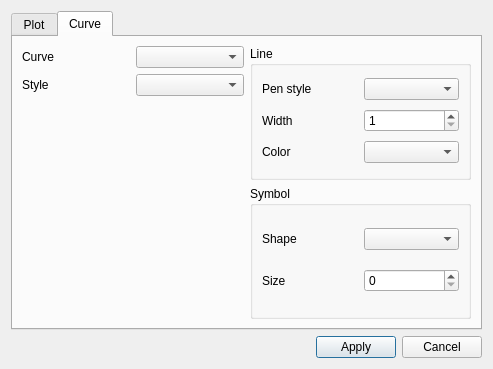
<?xml version="1.0" encoding="UTF-8"?>
<ui version="4.0">
 <class>PlotDialog</class>
 <widget class="QDialog" name="PlotDialog">
  <property name="geometry">
   <rect>
    <x>0</x>
    <y>0</y>
    <width>471</width>
    <height>364</height>
   </rect>
  </property>
  <property name="windowTitle">
   <string>Plot settings</string>
  </property>
  <layout class="QVBoxLayout" name="verticalLayout_4">
   <item>
    <widget class="QTabWidget" name="tabWidget">
     <property name="currentIndex">
      <number>1</number>
     </property>
     <widget class="QWidget" name="tab">
      <attribute name="title">
       <string>Plot</string>
      </attribute>
      <layout class="QVBoxLayout" name="verticalLayout_3">
       <item>
        <layout class="QHBoxLayout" name="horizontalLayout_6">
         <item>
          <widget class="QLabel" name="label">
           <property name="text">
            <string>Caption</string>
           </property>
          </widget>
         </item>
         <item>
          <widget class="QLineEdit" name="leCaption"/>
         </item>
        </layout>
       </item>
       <item>
        <layout class="QHBoxLayout" name="horizontalLayout_7">
         <item>
          <widget class="QLabel" name="label_8">
           <property name="text">
            <string>Font</string>
           </property>
          </widget>
         </item>
         <item>
          <widget class="QFontComboBox" name="fcbTitleFont"/>
         </item>
         <item>
          <widget class="QLabel" name="label_9">
           <property name="text">
            <string>Size</string>
           </property>
          </widget>
         </item>
         <item>
          <widget class="QSpinBox" name="sbTitleFontSize">
           <property name="minimumSize">
            <size>
             <width>61</width>
             <height>0</height>
            </size>
           </property>
          </widget>
         </item>
         <item>
          <widget class="QCheckBox" name="cbSetDefaultTitleFont">
           <property name="text">
            <string>Set default</string>
           </property>
          </widget>
         </item>
        </layout>
       </item>
       <item>
        <widget class="QGroupBox" name="groupBox">
         <property name="title">
          <string>X Axis</string>
         </property>
         <layout class="QVBoxLayout" name="verticalLayout">
          <item>
           <layout class="QHBoxLayout" name="horizontalLayout_2">
            <item>
             <widget class="QLabel" name="label_6">
              <property name="text">
               <string>Title</string>
              </property>
             </widget>
            </item>
            <item>
             <widget class="QLineEdit" name="leXTitle"/>
            </item>
           </layout>
          </item>
          <item>
           <layout class="QHBoxLayout" name="horizontalLayout_4">
            <item>
             <widget class="QLabel" name="label_5">
              <property name="text">
               <string>Min</string>
              </property>
             </widget>
            </item>
            <item>
             <widget class="QLineEdit" name="leXMin"/>
            </item>
            <item>
             <widget class="QLabel" name="label_4">
              <property name="text">
               <string>Max</string>
              </property>
             </widget>
            </item>
            <item>
             <widget class="QLineEdit" name="leXMax"/>
            </item>
           </layout>
          </item>
         </layout>
        </widget>
       </item>
       <item>
        <widget class="QGroupBox" name="groupBox_2">
         <property name="title">
          <string>Y Axis</string>
         </property>
         <layout class="QVBoxLayout" name="verticalLayout_2">
          <item>
           <layout class="QHBoxLayout" name="horizontalLayout_3">
            <item>
             <widget class="QLabel" name="label_7">
              <property name="text">
               <string>Title</string>
              </property>
             </widget>
            </item>
            <item>
             <widget class="QLineEdit" name="leYTitle"/>
            </item>
           </layout>
          </item>
          <item>
           <layout class="QHBoxLayout" name="horizontalLayout_5">
            <item>
             <widget class="QLabel" name="label_2">
              <property name="text">
               <string>Min</string>
              </property>
             </widget>
            </item>
            <item>
             <widget class="QLineEdit" name="leYMin"/>
            </item>
            <item>
             <widget class="QLabel" name="label_3">
              <property name="text">
               <string>Max</string>
              </property>
             </widget>
            </item>
            <item>
             <widget class="QLineEdit" name="leYMax"/>
            </item>
           </layout>
          </item>
         </layout>
        </widget>
       </item>
       <item>
        <widget class="QCheckBox" name="cbShowLegend">
         <property name="text">
          <string>Show legend</string>
         </property>
        </widget>
       </item>
      </layout>
     </widget>
     <widget class="QWidget" name="tab_2">
      <attribute name="title">
       <string>Curve</string>
      </attribute>
      <layout class="QHBoxLayout" name="horizontalLayout_8">
       <item>
        <layout class="QVBoxLayout" name="verticalLayout_6">
         <item>
          <layout class="QGridLayout" name="gridLayout_3">
           <item row="0" column="0">
            <widget class="QLabel" name="label_10">
             <property name="text">
              <string>Curve</string>
             </property>
            </widget>
           </item>
           <item row="0" column="1">
            <widget class="QComboBox" name="cbCurve"/>
           </item>
           <item row="1" column="0">
            <widget class="QLabel" name="label_11">
             <property name="text">
              <string>Style</string>
             </property>
            </widget>
           </item>
           <item row="1" column="1">
            <widget class="QComboBox" name="cbStyle"/>
           </item>
          </layout>
         </item>
         <item>
          <spacer name="verticalSpacer_2">
           <property name="orientation">
            <enum>Qt::Vertical</enum>
           </property>
           <property name="sizeHint" stdset="0">
            <size>
             <width>20</width>
             <height>40</height>
            </size>
           </property>
          </spacer>
         </item>
        </layout>
       </item>
       <item>
        <layout class="QVBoxLayout" name="verticalLayout_5">
         <item>
          <widget class="QGroupBox" name="groupBox_3">
           <property name="title">
            <string>Line</string>
           </property>
           <layout class="QGridLayout" name="gridLayout">
            <item row="0" column="0">
             <widget class="QLabel" name="label_12">
              <property name="text">
               <string>Pen style</string>
              </property>
             </widget>
            </item>
            <item row="0" column="1">
             <widget class="QtAPI::PenStyleBox" name="cbPenStyle"/>
            </item>
            <item row="1" column="0">
             <widget class="QLabel" name="label_13">
              <property name="text">
               <string>Width</string>
              </property>
             </widget>
            </item>
            <item row="1" column="1">
             <widget class="QSpinBox" name="sbLineWidth">
              <property name="minimum">
               <number>1</number>
              </property>
             </widget>
            </item>
            <item row="2" column="0">
             <widget class="QLabel" name="label_14">
              <property name="text">
               <string>Color</string>
              </property>
             </widget>
            </item>
            <item row="2" column="1">
             <widget class="QtAPI::ColorBox" name="cbLineColor"/>
            </item>
           </layout>
          </widget>
         </item>
         <item>
          <widget class="QGroupBox" name="groupBox_4">
           <property name="title">
            <string>Symbol</string>
           </property>
           <layout class="QGridLayout" name="gridLayout_2">
            <item row="0" column="0">
             <widget class="QLabel" name="label_15">
              <property name="text">
               <string>Shape</string>
              </property>
             </widget>
            </item>
            <item row="0" column="1">
             <widget class="QComboBox" name="cbSymbolShape"/>
            </item>
            <item row="1" column="0">
             <widget class="QLabel" name="label_16">
              <property name="text">
               <string>Size</string>
              </property>
             </widget>
            </item>
            <item row="1" column="1">
             <widget class="QSpinBox" name="sbSymbolSize"/>
            </item>
           </layout>
          </widget>
         </item>
        </layout>
       </item>
      </layout>
     </widget>
    </widget>
   </item>
   <item>
    <spacer name="verticalSpacer">
     <property name="orientation">
      <enum>Qt::Vertical</enum>
     </property>
     <property name="sizeHint" stdset="0">
      <size>
       <width>20</width>
       <height>40</height>
      </size>
     </property>
    </spacer>
   </item>
   <item>
    <layout class="QHBoxLayout" name="horizontalLayout">
     <item>
      <spacer name="horizontalSpacer">
       <property name="orientation">
        <enum>Qt::Horizontal</enum>
       </property>
       <property name="sizeHint" stdset="0">
        <size>
         <width>40</width>
         <height>20</height>
        </size>
       </property>
      </spacer>
     </item>
     <item>
      <widget class="QPushButton" name="btnApply">
       <property name="text">
        <string>Apply</string>
       </property>
      </widget>
     </item>
     <item>
      <widget class="QPushButton" name="btnCancel">
       <property name="text">
        <string>Cancel</string>
       </property>
      </widget>
     </item>
    </layout>
   </item>
  </layout>
 </widget>
 <customwidgets>
  <customwidget>
   <class>QtAPI::ColorBox</class>
   <extends>QComboBox</extends>
   <header>QtAPI/ColorBox.h</header>
  </customwidget>
  <customwidget>
   <class>QtAPI::PenStyleBox</class>
   <extends>QComboBox</extends>
   <header>QtAPI/PenStyleBox.h</header>
  </customwidget>
 </customwidgets>
 <resources/>
 <connections/>
</ui>
